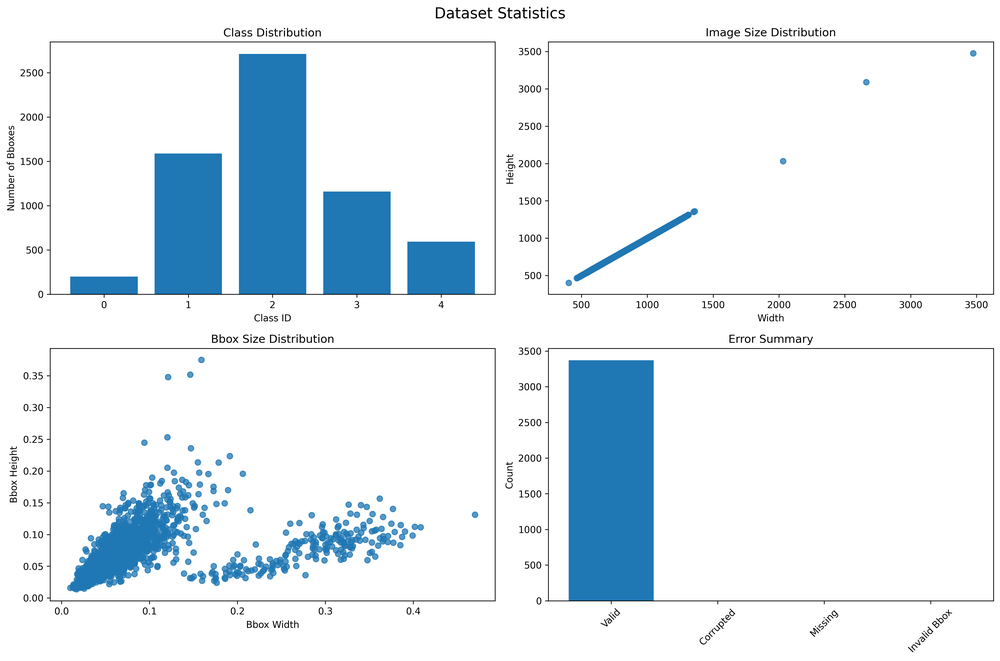
#> input picture dataset_statistics.png, 1000 x 661 px, shrunk from 4470 x 2954 before the run
$ python compare_datasets.py --dir1 ../.. --dir2 ../..   (older library calls are emulated)
#> lines starting #> are read from the running program, lines starting #| are printed output that depends on the picture
import cv2
import numpy as np
import matplotlib.pyplot as plt
import os
from pathlib import Path
from tqdm import tqdm
import argparse


def get_image_stats(img_dir, sample_size=500):
#> called with img_dir = '../..', sample_size = 500
    images = [f for f in os.listdir(img_dir) if f.endswith((".jpg", ".png"))]
    if len(images) > sample_size:
        images = np.random.choice(images, sample_size, replace=False)

    pixel_values = []
    sharpness_values = []

    print(f"Analyzing {img_dir}...")
    for img_file in tqdm(images):
        img_path = os.path.join(img_dir, img_file)
        img = cv2.imread(img_path, cv2.IMREAD_GRAYSCALE)
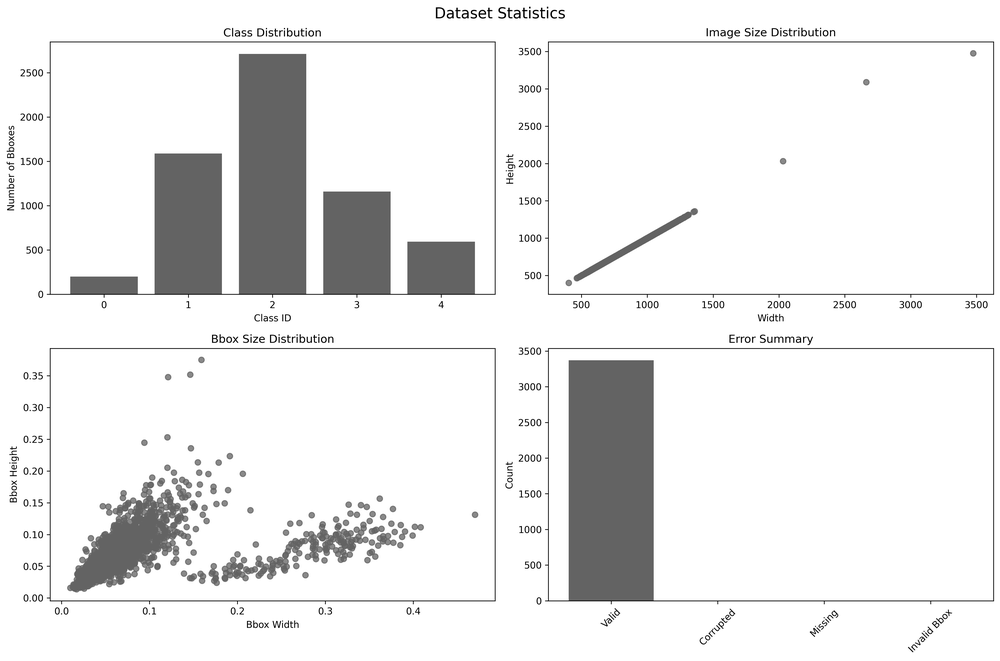
#> img: shape (661, 1000); min 0, max 255, mean 234.7
        if img is None:
            continue

        pixel_values.extend(img.flatten())
        sharpness = cv2.Laplacian(img, cv2.CV_64F).var()
#> sharpness = 2621.7
        sharpness_values.append(sharpness)

    return np.array(pixel_values), np.array(sharpness_values)


def compare_datasets(
    dir1, dir2, name1="Dataset 1", name2="Dataset 2", output_dir="analysis"
):
    os.makedirs(output_dir, exist_ok=True)

    pixels1, sharp1 = get_image_stats(dir1)
#> sharp1 = [2621.7]
    pixels2, sharp2 = get_image_stats(dir2)
#> sharp2 = [2621.7]

    # Plot Histogram
    plt.figure(figsize=(12, 6))
    plt.hist(pixels1, bins=50, alpha=0.5, label=f"{name1}", density=True, color="blue")
    plt.hist(
        pixels2, bins=50, alpha=0.5, label=f"{name2}", density=True, color="orange"
    )
    plt.title("Pixel Intensity Distribution (CLAHE Check)")
    plt.legend()
    plt.savefig(os.path.join(output_dir, "comparison_histogram.png"))
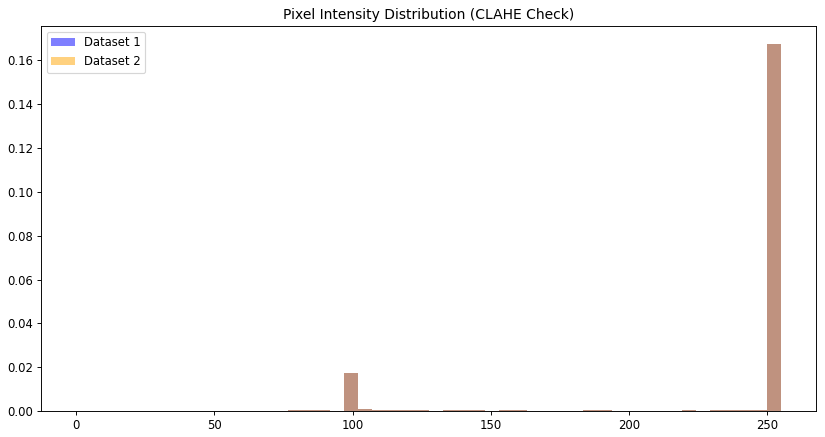
#> figure drawn by matplotlib, 1 panel; tallest bar 0.167 high, from x = 249.9 to 255; tallest bar 0.167 high, from x = 249.9 to 255
    plt.close()

    # Plot Sharpness
    plt.figure(figsize=(12, 6))
    plt.boxplot([sharp1, sharp2], labels=[name1, name2])
    plt.title("Image Sharpness (Laplacian Variance)")
    plt.savefig(os.path.join(output_dir, "comparison_sharpness.png"))
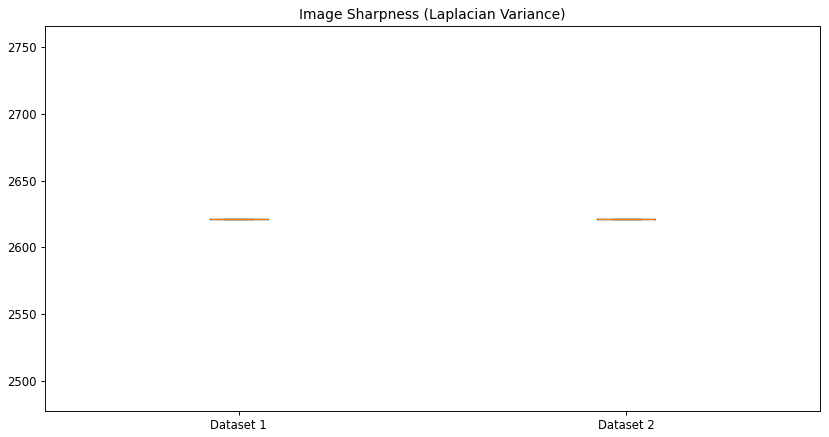
#> figure drawn by matplotlib, 1 panel
    plt.close()

    # Report
    print("\n--- Comparison Report ---")
    print(
        f"{name1}: Mean Pixel={pixels1.mean():.2f}, Std={pixels1.std():.2f}, Mean Sharpness={sharp1.mean():.2f}"
    )
#| Dataset 1: Mean Pixel=234.73, Std=51.47, Mean Sharpness=2621.72
    print(
        f"{name2}: Mean Pixel={pixels2.mean():.2f}, Std={pixels2.std():.2f}, Mean Sharpness={sharp2.mean():.2f}"
    )
#| Dataset 2: Mean Pixel=234.73, Std=51.47, Mean Sharpness=2621.72


if __name__ == "__main__":
    parser = argparse.ArgumentParser()
    parser.add_argument("--dir1", required=True)
    parser.add_argument("--dir2", required=True)
    parser.add_argument("--name1", default="Dataset 1")
    parser.add_argument("--name2", default="Dataset 2")
    parser.add_argument("--output", default="analysis")

    args = parser.parse_args()
    compare_datasets(args.dir1, args.dir2, args.name1, args.name2, args.output)
